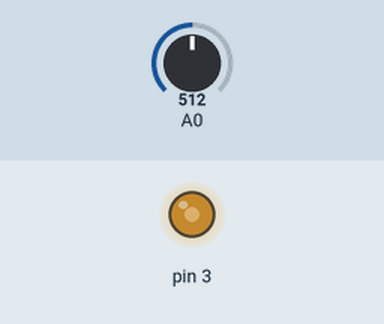
Bench run of a sketch on a simulated Arduino Uno, built with avr-gcc and run on an emulated ATmega328P. On the bench: output pins drawn as LEDs (lit = HIGH). The test bench sets the inputs (shaded band); at power-on: A0 = 512.

Above: at 1.2 s.
1.3 s: A0 set to 716
At 1.7 s:
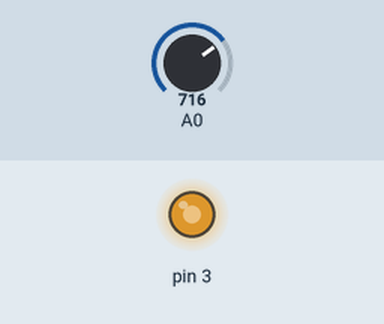
2.8 s: A0 set to 900
At 4.0 s:
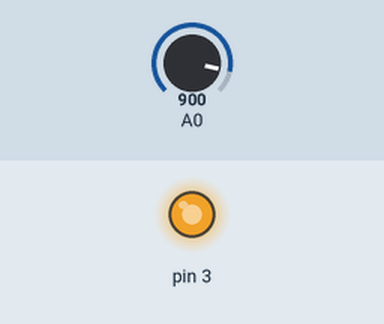
4.3 s: A0 set to 122
At 5.2 s:
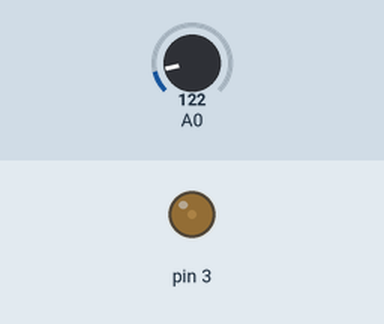
5.8 s: A0 set to 0
At 6.3 s:
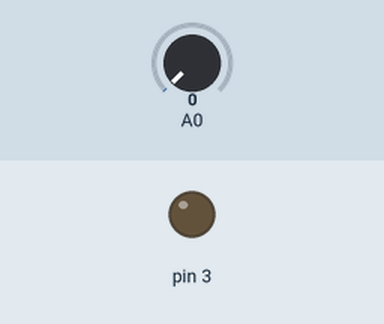
7.3 s: A0 set to 511
At 8.7 s:
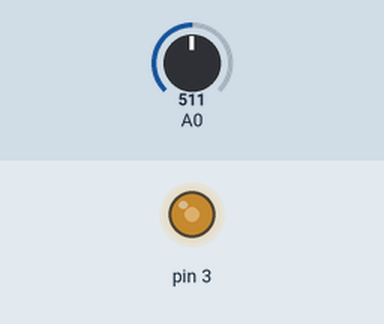
Timing chart, 0 to 9.8 s (numbered marks = the images above; inputs shaded):
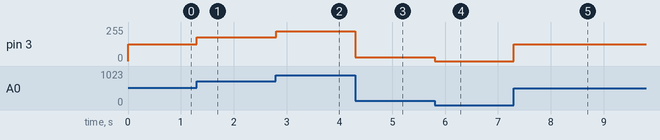

Measured:
- after the input at 1.3 s, pin 3: 127/255 → 178/255 at once
- after the input at 2.8 s, pin 3: 178/255 → 224/255 at once
- after the input at 4.3 s, pin 3: 224/255 → 30/255 at once
- after the input at 5.8 s, pin 3: 30/255 → 0/255 at once
- after the input at 7.3 s, pin 3: 0/255 → 127/255 at once

The sketch:

dimmer.ino
```cpp
void setup() {
  pinMode(3,OUTPUT);
}

float U_photo;
int brightness;

void loop() {
  U_photo = analogRead(0);
  brightness = 255 * (U_photo/1023);
  analogWrite(3, brightness);
}
```
